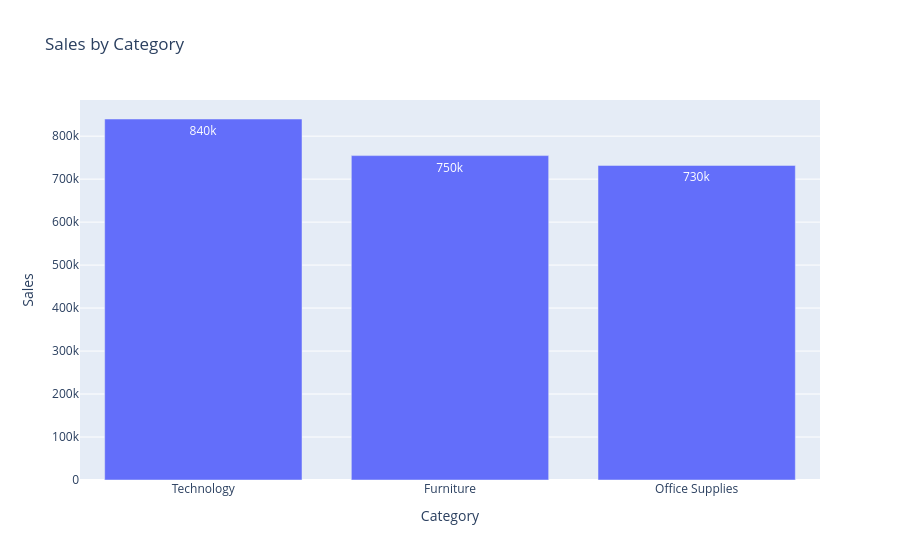

Notebook code cell kept with this figure:
### Code cell
import plotly.express as px

fig = px.bar(
    category_analysis.reset_index(),
    x="Category",
    y="Sales",
    title="Sales by Category",
    text_auto=".2s"
)

fig.show()

### Figure 1 — Plotly figure (JSON) as saved in the notebook; plotly's stock layout.template omitted (floating-point values rounded to 4 significant figures)
{"data": [{"hovertemplate": "Category=%{x}<br>Sales=%{y}<extra></extra>", "legendgroup": "", "marker": {"color": "#636efa", "pattern": {"shape": ""}}, "name": "", "orientation": "v", "showlegend": false, "textposition": "auto", "texttemplate": "%{y:.2s}", "type": "bar", "x": ["Technology", "Furniture", "Office Supplies"], "xaxis": "x", "y": [839900.0, 754700.0, 731900.0], "yaxis": "y"}], "layout": {"barmode": "relative", "legend": {"tracegroupgap": 0}, "title": {"text": "Sales by Category"}, "xaxis": {"anchor": "y", "domain": [0, 1], "title": {"text": "Category"}}, "yaxis": {"anchor": "x", "domain": [0, 1], "title": {"text": "Sales"}}}}
